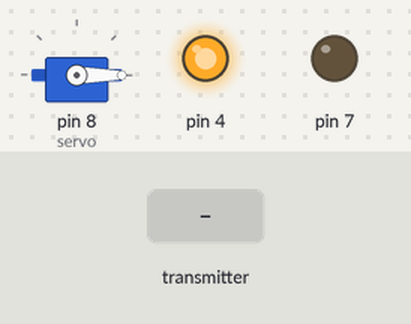
Recording of a sketch running on a simulated Arduino Uno, built with avr-gcc and run on an emulated ATmega328P. Parts: servo, output pins drawn as LEDs (lit = HIGH). The inputs (shaded band) are chosen by the test bench. No radio packets arrive unless stated.

Above: at 1.2 s.
1.3 s: the transmitter starts sending gotPack.0 = 128
At 2.4 s:
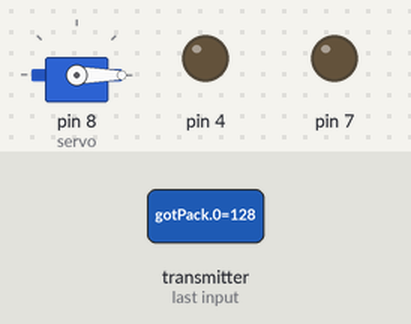
2.8 s: the transmitter starts sending gotPack.1 = 64
At 3.5 s:
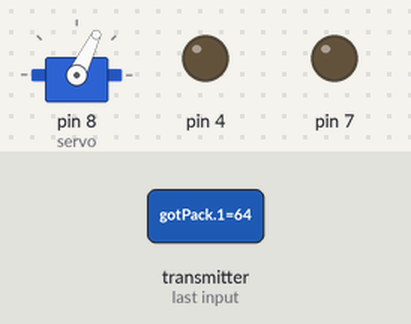
4.3 s: the transmitter starts sending gotPack.0 = 0
At 4.7 s:
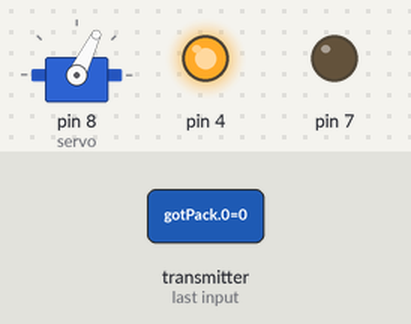
5.8 s: the transmitter starts sending gotPack.1 = 128
At 7.0 s:
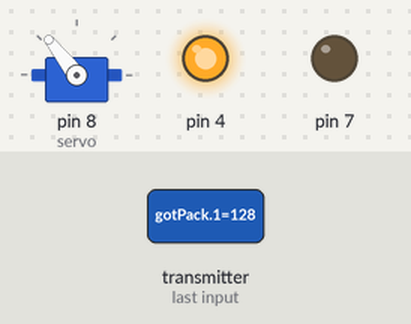
7.3 s: the transmitter starts sending gotPack.0 = 255
At 8.1 s:
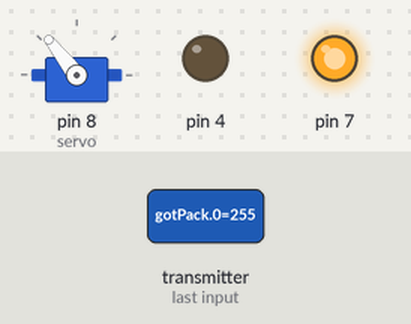
8.8 s: the transmitter starts sending gotPack.1 = 0
At 9.3 s:
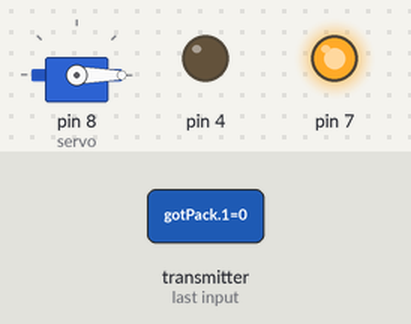
Timing chart, 0 to 11.3 s (numbered marks = the images above; inputs shaded):
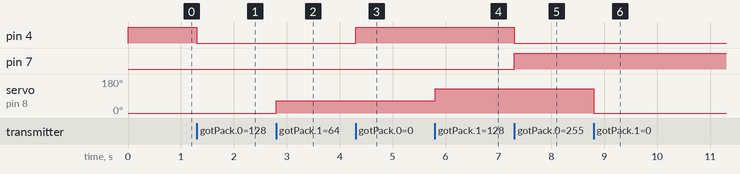

Measured:
- after the input at 1.3 s, pin 4: HIGH → LOW at once
- after the input at 2.8 s, servo on pin 8 (servo): 0° → 64° at once
- after the input at 4.3 s, pin 4: LOW → HIGH at once
- after the input at 5.8 s, servo on pin 8 (servo): 64° → 128° at once
- after the input at 7.3 s, pin 4: HIGH → LOW at once; pin 7: LOW → HIGH at once
- after the input at 8.8 s, servo on pin 8 (servo): 128° → 0° at once

The sketch:

RX.ino
```cpp
#include <SPI.h>
#include "nRF24L01.h"
#include "RF24.h"
#include <Servo.h>

RF24 radio(9,10);
Servo servo;

byte address[][6] = {"1Node","2Node","3Node","4Node","5Node","6Node"};
byte gotPack[2], DirX, DirY, Forward, Backward;

void setup()
{
  servo.attach(8);
  radio.begin();
  radio.setAutoAck(0);
  radio.setRetries(0,15);
  radio.enableAckPayload();
  radio.setPayloadSize(2);
  radio.openReadingPipe(1,address[0]);
  radio.setChannel(0x66);
  radio.setPALevel (RF24_PA_MAX);
  radio.setDataRate (RF24_250KBPS);
  radio.powerUp();
  radio.startListening();
  pinMode(7, OUTPUT);
  pinMode(4, OUTPUT);
}

void loop()
{
    byte pipeNo;
    while( radio.available(&pipeNo))
      radio.read(&gotPack, sizeof(gotPack));
    DirX = gotPack[0];
    DirY = gotPack[1];
    if (DirX < 132)
      Backward = map(DirX, 0, 131, 255, 0);
    else
      Forward = map(DirX, 132, 255, 0, 255);
    if (Forward > 0)
      Backward = 0;
    analogWrite(7, Forward);
    analogWrite(4, Backward);
    Serial.print(Forward);
    Serial.print("  ");
    Serial.print(Backward);
    Serial.print("  ");
    Serial.println(DirY);
    servo.write(DirY);
}
```
